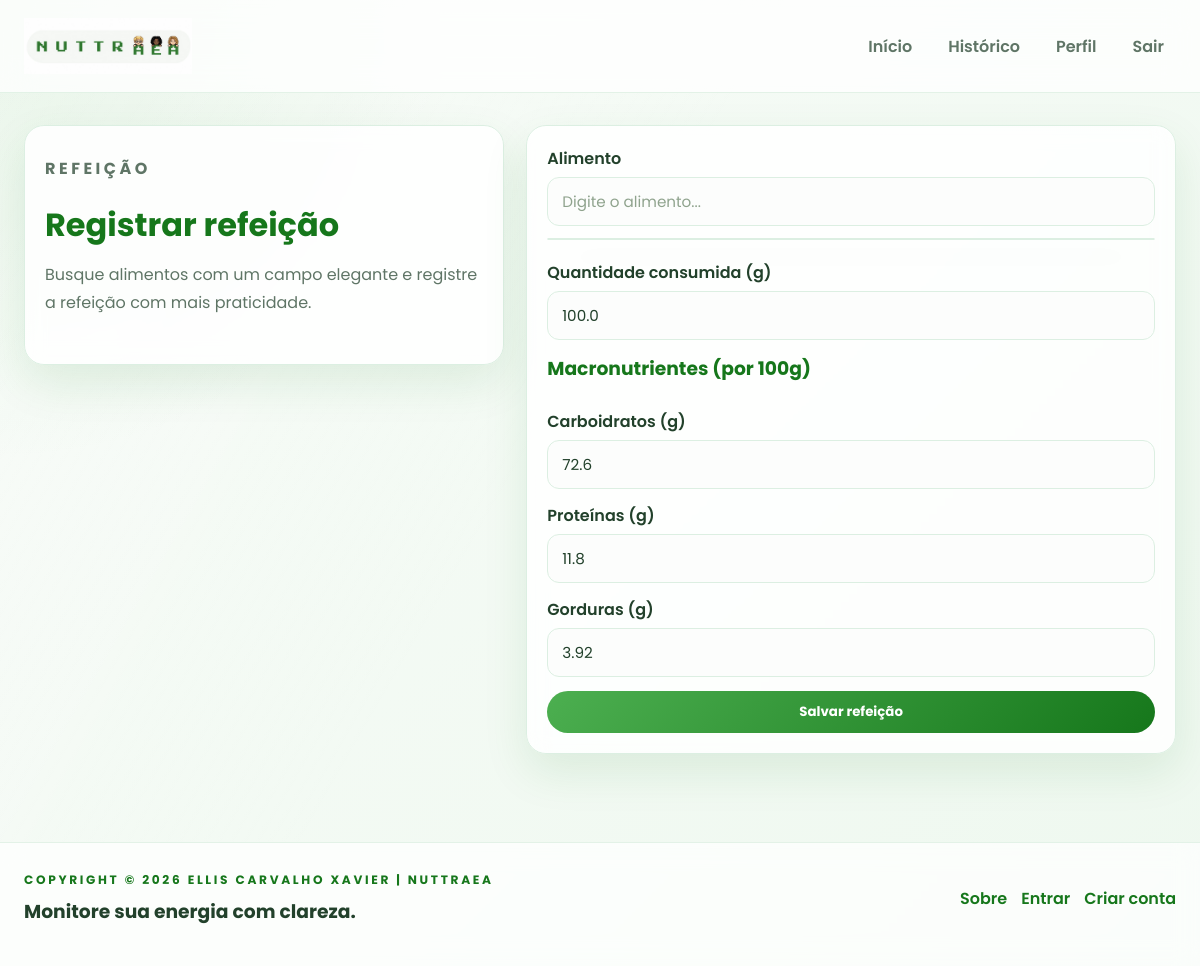
Page /refeicoes/editar/108/ (signed in) on the committed database.
### refeicoes/models.py (models this page shows, shortened)
class Refeicao(models.Model):
    user = models.ForeignKey(User, on_delete=models.CASCADE)
    nome = models.CharField(max_length=200)
    quantidade = models.FloatField()
    carboidratos = models.FloatField(default=0)
    proteinas = models.FloatField(default=0)
    gorduras = models.FloatField(default=0)
    data = models.DateTimeField(auto_now_add=True)

### refeicoes/views.py (the view)
# urls.py: path("editar/<int:id>/", views.editar_refeicao, name="editar_refeicao"),
@login_required
def editar_refeicao(request, id):
    refeicao = get_object_or_404(Refeicao, id=id, user=request.user)
    if request.method == "POST":
        form = RefeicaoForm(request.POST, instance=refeicao)
        if form.is_valid():
            form.save()
            messages.success(request, "Refeição atualizada.")
            return redirect("dashboard")
    else:
        form = RefeicaoForm(instance=refeicao)
    return render(request, "refeicoes/form.html", {"form": form})

### refeicoes/forms.py
class RefeicaoForm(forms.ModelForm):
    class Meta:
        model = Refeicao
        fields = [
            "nome",
            "quantidade",
            "carboidratos",
            "proteinas",
            "gorduras",
        ]
        widgets = {
            "nome": forms.TextInput(attrs={
                "placeholder": "Ex: Feijão cozido"
            }),
            "quantidade": forms.NumberInput(attrs={
                "placeholder": "Quantidade consumida (g)"
            }),
            "carboidratos": forms.NumberInput(attrs={
                "placeholder": "Carboidratos por 100g"
            }),
            "proteinas": forms.NumberInput(attrs={
                "placeholder": "Proteínas por 100g"
            }),
            "gorduras": forms.NumberInput(attrs={
                "placeholder": "Gorduras por 100g"
            }),
        }
    def __init__(self, *args, **kwargs):
        super().__init__(*args, **kwargs)
        self.fields["carboidratos"].required = False
        self.fields["proteinas"].required = False
        self.fields["gorduras"].required = False

### core/context_processors.py (called while the page is built)
def static_version(request):
    return {
        "STATIC_VERSION": getattr(settings, "STATIC_VERSION", "1")
    }

### refeicoes/templates/refeicoes/form.html (shortened to what this page needs)
{% extends "base.html" %}
{% block content %}
<div class="meal-shell reveal">
  <div class="card meal-intro">
    <p class="eyebrow">Refeição</p>
    <h1>Registrar refeição</h1>
    <p class="subtle-text">Busque alimentos com um campo elegante e registre a refeição com mais praticidade.</p>
  </div>
  <div class="card meal-form-card">
    <form method="POST" class="modern-form">
      <div class="form-group">
        <label>Alimento</label>
        <input
          type="text"
          name="nome"
          id="id_nome"
          placeholder="Digite o alimento..."
          autocomplete="off"
          required
        >
        <div id="sugestoes" class="sugestoes"></div>
      </div>
      <div class="form-group">
        <label>Quantidade consumida (g)</label>
        {{ form.quantidade }}
      </div>
      <h3>Macronutrientes (por 100g)</h3>
      <div class="form-group">
        <label>Carboidratos (g)</label>
        {{ form.carboidratos }}
      </div>
      <div class="form-group">
        <label>Proteínas (g)</label>
        {{ form.proteinas }}
      </div>
      <div class="form-group">
        <label>Gorduras (g)</label>
        {{ form.gorduras }}
      </div>
      <button type="submit" class="btn btn-primary">Salvar refeição</button>
    </form>
  </div>
</div>
{% endblock %}

### alimentacao/static/css/styles.css (style rules this page uses)
:root { --verde: #4CAF50; --verde-escuro: #16771b; --verde-claro: #e8f7eb; --fundo: #f5f8f6; --card: rgba(255,255,255,0.94); --texto: #22412b; --cinza: #5f7566; --borda: #dcefe2; --sombra: 0 18px 45px rgba(22, 119, 27, 0.10); --radius: 24px; }
* { margin: 0; padding: 0; box-sizing: border-box; font-family: 'Poppins', sans-serif; }
html { scroll-behavior: smooth; }
body { background: radial-gradient(circle at top left, rgba(76, 175, 80, 0.12), transparent 30%), linear-gradient(135deg, #f8fcf8 0%, #eef8ef 100%); color: var(--texto); min-height: 100vh; }
body::before { content: ''; position: fixed; inset: 0; background: linear-gradient(120deg, rgba(255,255,255,0.24), transparent 45%); pointer-events: none; }
.eyebrow { text-transform: uppercase; letter-spacing: 0.22em; color: var(--verde-escuro); font-size: 0.76rem; font-weight: 700; margin-bottom: 8px; }
.page-header h1, .page-header h2, .section-heading h2, .hero-copy h1, .hero-copy h2, .card h2, .card h3, .feature-card h3, .step-card h3, .testimonial-card h3, .auth-panel h2, .auth-panel h3, .meal-intro h1, .profile-summary h2 { color: var(--verde-escuro); margin-bottom: 12px; }
.reveal { opacity: 0; transform: translateY(16px); transition: opacity 0.6s ease, transform 0.6s ease; }
.reveal.visible { opacity: 1; transform: translateY(0); }
.card, .hero-panel, .feature-card, .empty-state, .auth-panel, .timeline-card, .meal-intro, .profile-summary, .testimonial-card, .cta-panel, .step-card { background: var(--card); border: 1px solid var(--borda); border-radius: var(--radius); box-shadow: var(--sombra); backdrop-filter: blur(10px); }
.card { padding: 24px; margin-bottom: 22px; transition: transform 0.2s ease, box-shadow 0.2s ease; }
.hero-copy p, .subtle-text, .feature-card p, .step-card p, .testimonial-card p, .auth-panel p, .profile-summary p, .meal-intro p { color: var(--cinza); font-size: 1rem; line-height: 1.75; margin-bottom: 18px; }
.btn, button { display: inline-flex; align-items: center; justify-content: center; border: none; border-radius: 999px; padding: 11px 18px; font-weight: 700; text-decoration: none; cursor: pointer; transition: transform 0.2s ease, box-shadow 0.2s ease; position: relative; overflow: hidden; }
.btn-primary, button { background: linear-gradient(135deg, var(--verde) 0%, var(--verde-escuro) 100%); color: white; }
.mini-card, .metric-card, .feedback-card, .step-card, .testimonial-card, .auth-panel, .profile-summary, .meal-intro, .profile-form-card, .meal-form-card { padding: 20px; border-radius: 20px; background: rgba(255,255,255,0.86); border: 1px solid var(--borda); }
.auth-shell, .profile-shell, .meal-shell { display: grid; grid-template-columns: 0.85fr 1.15fr; gap: 22px; align-items: start; }
.auth-illustration, .profile-summary, .meal-intro { min-height: 240px; display: flex; flex-direction: column; justify-content: center; }
.modern-form { display: grid; gap: 14px; }
.form-group { display: grid; gap: 6px; }
label { font-weight: 600; color: var(--texto); }
input, select, textarea { width: 100%; border: 1px solid var(--borda); border-radius: 12px; padding: 12px 14px; font-size: 0.95rem; color: var(--texto); background: #fcfdfc; transition: border-color 0.2s ease, box-shadow 0.2s ease, transform 0.2s ease; }
input::placeholder, textarea::placeholder { color: #8fa38d; }
.sugestoes { background: #fff; border: 1px solid var(--borda); border-radius: 12px; max-height: 180px; overflow-y: auto; box-shadow: var(--sombra); margin-top: 6px; }
form { display: grid; gap: 14px; }
input, select, textarea { width: 100%; border: 1px solid var(--borda); border-radius: 12px; padding: 12px 14px; font-size: 0.95rem; color: var(--texto); background: #fcfdfc; }
.sugestoes { background: #fff; border: 1px solid var(--borda); border-radius: 12px; max-height: 160px; overflow-y: auto; box-shadow: var(--sombra); }

### rows in the picture
Refeicao: quantidade "100.0", carboidratos "72.6", proteinas "11.8", gorduras "3.92"
